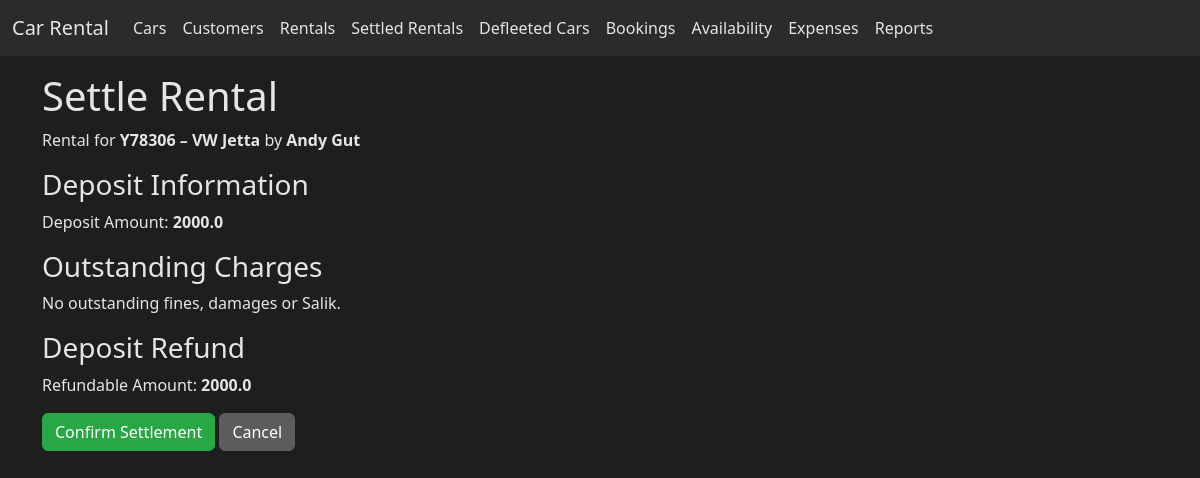
Page /rental/settle/2 on the committed database.
### app.py (models this page shows, shortened)
class Car(db.Model):
    id = db.Column(db.Integer, primary_key=True)
    model = db.Column(db.String(120), nullable=False)
    model_year = db.Column(db.Integer)
    licence_plate = db.Column(db.String(20), unique=True)
    colour = db.Column(db.String(50))
    mileage_at_purchase = db.Column(db.Integer)
    purchase_price = db.Column(db.Float)
    initial_investment = db.Column(db.Float)
    salik_tag = db.Column(db.String(50))
    registration_date = db.Column(db.Date)
    tracker_installed = db.Column(db.Boolean, default=False)
    passing_cost = db.Column(db.Float)
    registration_cost = db.Column(db.Float)
    insurance_cost = db.Column(db.Float)
    planned_rent = db.Column(db.Float)
    rentals = db.relationship('Rental', back_populates='car')
    expenses = db.relationship('Expense', back_populates='car')
    fines = db.relationship('Fine', back_populates='car')
    damages = db.relationship('Damage', back_populates='car')

class Customer(db.Model):
    id = db.Column(db.Integer, primary_key=True)
    name = db.Column(db.String(120), nullable=False)
    phone = db.Column(db.String(50))
    address = db.Column(db.Text)
    passport_file = db.Column(db.String(200))  # filename of uploaded passport
    license_file = db.Column(db.String(200))   # filename of uploaded licence
    rentals = db.relationship('Rental', back_populates='customer')
    fines = db.relationship('Fine', back_populates='customer')
    damages = db.relationship('Damage', back_populates='customer')

class Rental(db.Model):
    id = db.Column(db.Integer, primary_key=True)
    car_id = db.Column(db.Integer, db.ForeignKey('car.id'))
    customer_id = db.Column(db.Integer, db.ForeignKey('customer.id'))
    start_date = db.Column(db.Date, nullable=False)
    end_date = db.Column(db.Date, nullable=True)  # null for open ended
    contract_type = db.Column(db.String(20), default='open')  # open or fixed
    planned_rent = db.Column(db.Float)
    actual_rent = db.Column(db.Float)
    deposit = db.Column(db.Float)
    deposit_refunded = db.Column(db.Boolean, default=False)
    deposit_refunded_amount = db.Column(db.Float, nullable=True)
    deposit_refund_date = db.Column(db.Date, nullable=True)
    billing_interval_days = db.Column(db.Integer, default=30)
    next_billing_date = db.Column(db.Date, nullable=True)
    car = db.relationship('Car', back_populates='rentals')
    customer = db.relationship('Customer', back_populates='rentals')
    payments = db.relationship('Payment', back_populates='rental')

### app.py (the view, shortened to what this page needs)
@app.route('/rental/settle/<int:rental_id>', methods=['GET', 'POST'])
def settle_rental(rental_id: int):
    rental = Rental.query.get_or_404(rental_id)
    outstanding_fines = [f for f in rental.customer.fines if f.car_id == rental.car_id and not f.paid]
    outstanding_damages = [d for d in rental.customer.damages if d.car_id == rental.car_id and not d.paid]
    outstanding_salik = [s for s in rental.salik_entries if not getattr(s, 'paid', False)]
    total_charges = (sum(f.amount or 0 for f in outstanding_fines) +
                     sum(d.amount or 0 for d in outstanding_damages) +
                     sum(s.amount or 0 for s in outstanding_salik))
    deposit = rental.deposit or 0
    refundable = max(deposit - total_charges, 0)
    return render_template('settle_rental.html', rental=rental,
                           outstanding_fines=outstanding_fines,
                           outstanding_damages=outstanding_damages,
                           outstanding_salik=outstanding_salik,
                           total_charges=total_charges,
                           refundable=refundable)

### templates/settle_rental.html (shortened to what this page needs)
{% extends 'base.html' %}
{% block content %}
<h1>Settle Rental</h1>
<p>Rental for <strong>{{ rental.car.licence_plate }} – {{ rental.car.model }}</strong> by <strong>{{ rental.customer.name }}</strong></p>
<h3>Deposit Information</h3>
<p>Deposit Amount: <strong>{{ rental.deposit or 0 }}</strong></p>
<h3>Outstanding Charges</h3>
{% if outstanding_fines or outstanding_damages or outstanding_salik %}
  <table class="table table-dark table-striped">
    <thead><tr><th>Type</th><th>Description/Period</th><th>Date(s)</th><th>Amount (AED)</th></tr></thead>
    <tbody>
    {% for f in outstanding_fines %}
      <tr><td>Fine</td><td>{{ f.description }}</td><td>{{ f.date.strftime('%d/%m/%Y') }}</td><td>{{ f.amount }}</td></tr>
    {% endfor %}
    {% for d in outstanding_damages %}
      <tr><td>Damage</td><td>{{ d.description }}</td><td>{{ d.date.strftime('%d/%m/%Y') }}</td><td>{{ d.amount }}</td></tr>
    {% endfor %}
    {% for s in outstanding_salik %}
      <tr><td>Salik</td><td>Toll charges</td><td>{{ s.start_date.strftime('%d/%m/%Y') }}–{{ s.end_date.strftime('%d/%m/%Y') }}</td><td>{{ s.amount }}</td></tr>
    {% endfor %}
    </tbody>
  </table>
  <p class="text-end"><strong>Total Charges:</strong> {{ total_charges }}</p>
{% else %}
  <p>No outstanding fines, damages or Salik.</p>
{% endif %}
<h3>Deposit Refund</h3>
<p>Refundable Amount: <strong>{{ refundable }}</strong></p>
<form method="post">
  <button type="submit" class="btn btn-success">Confirm Settlement</button>
  <a href="{{ url_for('list_rentals') }}" class="btn btn-secondary">Cancel</a>
</form>
{% endblock %}

### static/style.css (style rules this page uses)
body { background-color: #1e1e1e; color: #e5e5e5; }
a { color: #6ab7ff; }
.btn-secondary { background-color: #5c5c5c; border-color: #5c5c5c; }
.btn-success { background-color: #28a745; border-color: #28a745; color: #ffffff; }

### rows in the picture
Car: car.licence_plate "Y78306", car.model "VW Jetta"
Customer: customer.name "Andy Gut"
Rental: deposit "2000.0"

### other values in the picture
{{ refundable }} "2000.0"
